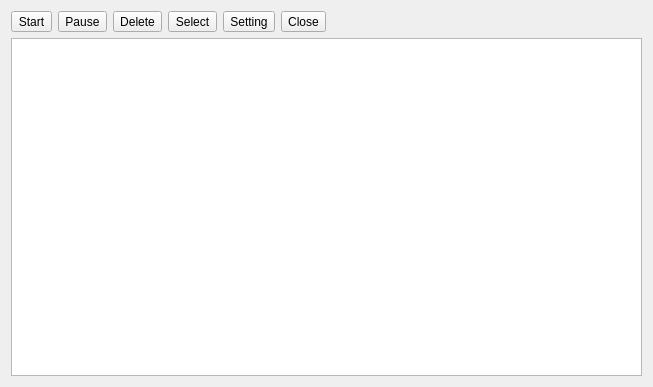
<?xml version="1.0" encoding="UTF-8"?>
<ui version="4.0">
 <class>TExportMissionsDialog</class>
 <widget class="QDialog" name="TExportMissionsDialog">
  <property name="geometry">
   <rect>
    <x>0</x>
    <y>0</y>
    <width>653</width>
    <height>387</height>
   </rect>
  </property>
  <property name="windowTitle">
   <string>Exporting mission</string>
  </property>
  <layout class="QVBoxLayout" name="verticalLayout">
   <item>
    <layout class="QHBoxLayout" name="horizontalLayout">
     <item>
      <widget class="QToolButton" name="btnStart">
       <property name="text">
        <string>Start</string>
       </property>
      </widget>
     </item>
     <item>
      <widget class="QToolButton" name="btnPause">
       <property name="text">
        <string>Pause</string>
       </property>
      </widget>
     </item>
     <item>
      <widget class="QToolButton" name="btnDelete">
       <property name="text">
        <string>Delete</string>
       </property>
      </widget>
     </item>
     <item>
      <widget class="QToolButton" name="btnSelect">
       <property name="text">
        <string>Select</string>
       </property>
      </widget>
     </item>
     <item>
      <widget class="QToolButton" name="btnClose">
       <property name="text">
        <string>Setting</string>
       </property>
      </widget>
     </item>
     <item>
      <widget class="QToolButton" name="btnSetting">
       <property name="text">
        <string>Close</string>
       </property>
      </widget>
     </item>
     <item>
      <spacer name="horizontalSpacer">
       <property name="orientation">
        <enum>Qt::Horizontal</enum>
       </property>
       <property name="sizeHint" stdset="0">
        <size>
         <width>40</width>
         <height>20</height>
        </size>
       </property>
      </spacer>
     </item>
    </layout>
   </item>
   <item>
    <widget class="QTableView" name="tvMissions">
     <attribute name="verticalHeaderVisible">
      <bool>false</bool>
     </attribute>
    </widget>
   </item>
  </layout>
 </widget>
 <resources/>
 <connections/>
</ui>
